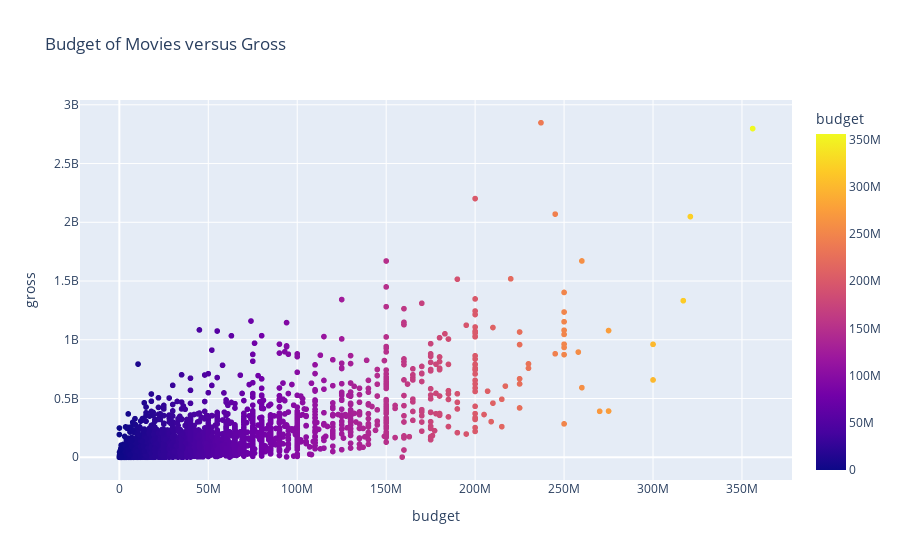

Here is the notebook cell this chart was saved with:
### Markdown cell above
Here is a graph to show the correlation between budget and gross. We can see that there is a positive correlation.

### Code cell
#scatter plot of budget vs gross of movies
fig = px.scatter(df, x = 'budget', y= 'gross', color='budget',title="Budget of Movies versus Gross",)
fig.show()

### Figure 1 — Plotly figure (JSON) as saved in the notebook; plotly's stock layout.template omitted (floating-point values rounded to 4 significant figures; data arrays with more than 128 entries replaced by an {"elided": "..."} marker saying what was removed)
{"data": [{"hovertemplate": "budget=%{marker.color}<br>gross=%{y}<extra></extra>", "legendgroup": "", "marker": {"color": {"elided": "7668 int values"}, "coloraxis": "coloraxis", "symbol": "circle"}, "mode": "markers", "name": "", "showlegend": false, "type": "scattergl", "x": {"elided": "7668 int values"}, "xaxis": "x", "y": {"elided": "7668 int values"}, "yaxis": "y"}], "layout": {"coloraxis": {"colorbar": {"title": {"text": "budget"}}, "colorscale": [[0, "#0d0887"], [0.1111, "#46039f"], [0.2222, "#7201a8"], [0.3333, "#9c179e"], [0.4444, "#bd3786"], [0.5556, "#d8576b"], [0.6667, "#ed7953"], [0.7778, "#fb9f3a"], [0.8889, "#fdca26"], [1, "#f0f921"]]}, "legend": {"tracegroupgap": 0}, "title": {"text": "Budget of Movies versus Gross"}, "xaxis": {"anchor": "y", "domain": [0, 1], "title": {"text": "budget"}}, "yaxis": {"anchor": "x", "domain": [0, 1], "title": {"text": "gross"}}}}
